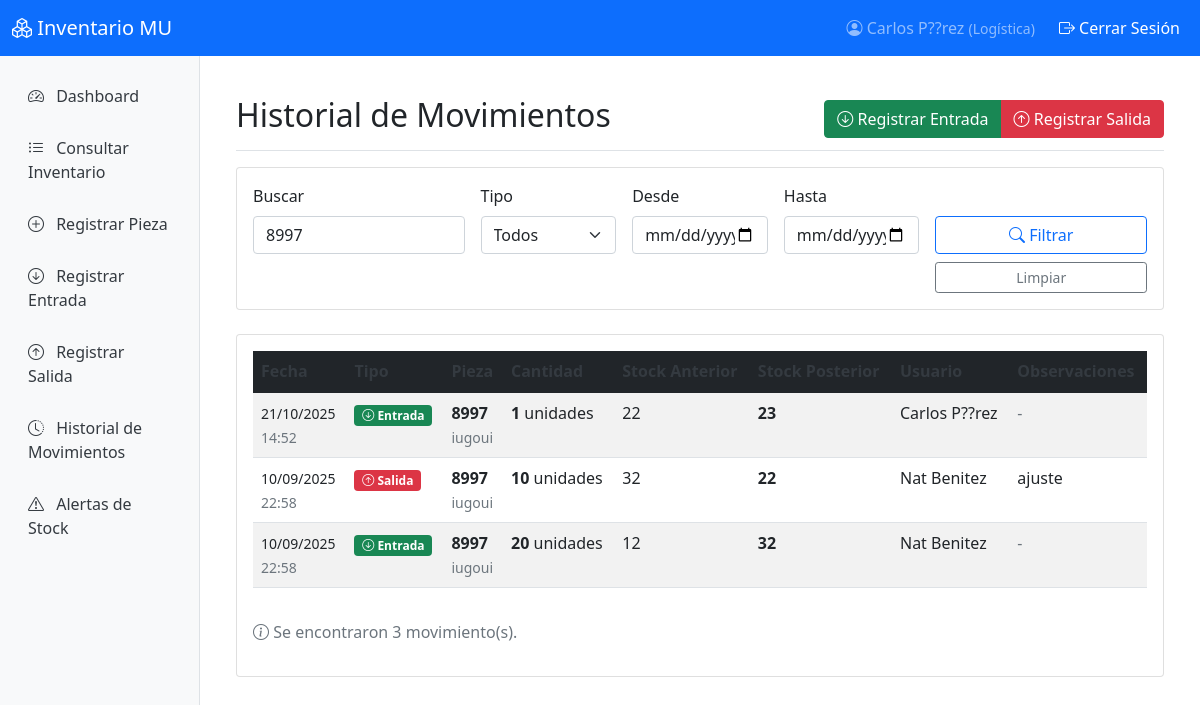
The page /movimientos/historial/?busqueda=8997 (signed in) on the database its author committed.
### usuarios/models.py (models this page shows, shortened)
class Usuario(AbstractUser):
    PERFILES_CHOICES = [
        ('administrador', 'Administrador'),
        ('logistica', 'Logística'),
        ('inventario', 'Inventario'),
        ('auditor', 'Auditor'),
        ('comprador', 'Comprador'),
        ('produccion', 'Jefe de Producción'),
    ]
    perfil = models.CharField(
        max_length=20,
        choices=PERFILES_CHOICES,
        default='inventario',
        verbose_name='Perfil de acceso'
    )
    class Meta:
        verbose_name = 'Usuario'
        verbose_name_plural = 'Usuarios'

### movimientos/models.py (models this page shows, shortened)
class MovimientoStock(models.Model):
    TIPO_MOVIMIENTO_CHOICES = [
        ('entrada', 'Entrada'),
        ('salida', 'Salida'),
    ]
    pieza = models.ForeignKey(
        Pieza,
        on_delete=models.CASCADE,
        verbose_name='Pieza'
    )
    tipo_movimiento = models.CharField(
        max_length=10,
        choices=TIPO_MOVIMIENTO_CHOICES,
        verbose_name='Tipo de movimiento'
    )
    cantidad = models.PositiveIntegerField(verbose_name='Cantidad')
    fecha_movimiento = models.DateTimeField(
        auto_now_add=True,
        verbose_name='Fecha del movimiento'
    )
    usuario = models.ForeignKey(
        User,
        on_delete=models.CASCADE,
        verbose_name='Usuario que registró'
    )
    observaciones = models.TextField(
        blank=True,
        verbose_name='Observaciones'
    )
    stock_anterior = models.PositiveIntegerField(
        verbose_name='Stock anterior'
    )
    stock_posterior = models.PositiveIntegerField(
        verbose_name='Stock posterior'
    )
    class Meta:
        verbose_name = 'Movimiento de Stock'
        verbose_name_plural = 'Movimientos de Stock'
        ordering = ['-fecha_movimiento']

### inventario/models.py (models this page shows, shortened)
class Pieza(models.Model):
    codigo = models.CharField(
        max_length=50,
        unique=True,
        verbose_name='Código de pieza'
    )
    descripcion = models.TextField(verbose_name='Descripción')
    stock_actual = models.PositiveIntegerField(
        default=0,
        verbose_name='Stock actual'
    )
    stock_minimo = models.PositiveIntegerField(
        default=10,
        verbose_name='Stock mínimo'
    )
    ubicacion = models.CharField(
        max_length=100,
        verbose_name='Ubicación en bodega'
    )
    categoria = models.CharField(
        max_length=50,
        blank=True,
        verbose_name='Categoría'
    )
    fecha_creacion = models.DateTimeField(
        auto_now_add=True,
        verbose_name='Fecha de creación'
    )
    fecha_actualizacion = models.DateTimeField(
        auto_now=True,
        verbose_name='Última actualización'
    )
    ultima_modificacion_por = models.ForeignKey(
        User,
        null=True,
        blank=True,
        on_delete=models.SET_NULL,
        verbose_name='Última modificación por'
    )
    fecha_ultima_modificacion = models.DateTimeField(
        null=True,
        blank=True,
        verbose_name='Fecha de última modificación'
    )
    class Meta:
        verbose_name = 'Pieza'
        verbose_name_plural = 'Piezas'
        ordering = ['codigo']

### movimientos/views.py (the view)
# urls.py: path('historial/', views.historial_movimientos, name='historial_movimientos'),
@login_required
def historial_movimientos(request):
    movimientos = MovimientoStock.objects.select_related('pieza', 'usuario').all()
    busqueda = request.GET.get('busqueda', '')
    tipo_movimiento = request.GET.get('tipo_movimiento', '')
    fecha_desde = request.GET.get('fecha_desde', '')
    fecha_hasta = request.GET.get('fecha_hasta', '')
    if busqueda:
        movimientos = movimientos.filter(
            Q(pieza__codigo__icontains=busqueda) |
            Q(pieza__descripcion__icontains=busqueda) |
            Q(observaciones__icontains=busqueda)
        )
    if tipo_movimiento:
        movimientos = movimientos.filter(tipo_movimiento=tipo_movimiento)
    if fecha_desde:
        movimientos = movimientos.filter(fecha_movimiento__date__gte=fecha_desde)
    if fecha_hasta:
        movimientos = movimientos.filter(fecha_movimiento__date__lte=fecha_hasta)
    movimientos = movimientos.order_by('-fecha_movimiento')
    context = {
        'movimientos': movimientos,
        'busqueda': busqueda,
        'tipo_movimiento_filtro': tipo_movimiento,
        'fecha_desde': fecha_desde,
        'fecha_hasta': fecha_hasta,
    }
    return render(request, 'movimientos/historial.html', context)

### templates/movimientos/historial.html (shortened to what this page needs)
{% extends 'base.html' %}
{% block content %}
<div class="d-flex justify-content-between flex-wrap flex-md-nowrap align-items-center pt-3 pb-2 mb-3 border-bottom">
    <h1 class="h2">Historial de Movimientos</h1>
    {% if user.perfil in 'administrador,logistica' %}
        <div class="btn-group">
            <a href="{% url 'registrar_entrada' %}" class="btn btn-success">
                <i class="bi bi-arrow-down-circle"></i> Registrar Entrada
            </a>
            <a href="{% url 'registrar_salida' %}" class="btn btn-danger">
                <i class="bi bi-arrow-up-circle"></i> Registrar Salida
            </a>
        </div>
    {% endif %}
</div>
<div class="card mb-4">
    <div class="card-body">
        <form method="get" class="row g-3">
            <div class="col-md-3">
                <label class="form-label">Buscar</label>
                <input type="text" class="form-control" name="busqueda" value="{{ busqueda }}"
                       placeholder="Código, descripción u observaciones">
            </div>
            <div class="col-md-2">
                <label class="form-label">Tipo</label>
                <select class="form-select" name="tipo_movimiento">
                    <option value="">Todos</option>
                </select>
            </div>
            <div class="col-md-2">
                <label class="form-label">Desde</label>
                <input type="date" class="form-control" name="fecha_desde" value="{{ fecha_desde }}">
            </div>
            <div class="col-md-2">
                <label class="form-label">Hasta</label>
                <input type="date" class="form-control" name="fecha_hasta" value="{{ fecha_hasta }}">
            </div>
            <div class="col-md-3">
                <label class="form-label">&nbsp;</label>
                <div class="d-grid gap-2">
                    <button type="submit" class="btn btn-outline-primary">
                        <i class="bi bi-search"></i> Filtrar
                    </button>
                    <a href="{% url 'historial_movimientos' %}" class="btn btn-outline-secondary btn-sm">Limpiar</a>
                </div>
            </div>
        </form>
    </div>
</div>
<div class="card">
    <div class="card-body">
        {% if movimientos %}
            <div class="table-responsive">
                <table class="table table-striped table-hover">
                    <thead class="table-dark">
                        <tr>
                            <th>Fecha</th>
                            <th>Tipo</th>
                            <th>Pieza</th>
                            <th>Cantidad</th>
                            <th>Stock Anterior</th>
                            <th>Stock Posterior</th>
                            <th>Usuario</th>
                            <th>Observaciones</th>
                        </tr>
                    </thead>
                    <tbody>
                        {% for movimiento in movimientos %}
                            <tr>
                                <td>
                                    <small>{{ movimiento.fecha_movimiento|date:"d/m/Y" }}</small><br>
                                    <small class="text-muted">{{ movimiento.fecha_movimiento|time:"H:i" }}</small>
                                </td>
                                <td>
                                    {% if movimiento.tipo_movimiento == 'entrada' %}
                                        <span class="badge bg-success">
                                            <i class="bi bi-arrow-down-circle"></i> Entrada
                                        </span>
                                    {% else %}
                                        <span class="badge bg-danger">
                                            <i class="bi bi-arrow-up-circle"></i> Salida
                                        </span>
                                    {% endif %}
                                </td>
                                <td>
                                    <strong>{{ movimiento.pieza.codigo }}</strong><br>
                                    <small class="text-muted">{{ movimiento.pieza.descripcion|truncatechars:30 }}</small>
                                </td>
                                <td>
                                    <span class="fw-bold">{{ movimiento.cantidad }}</span> unidades
                                </td>
                                <td>{{ movimiento.stock_anterior }}</td>
                                <td>
                                    <span class="fw-bold">{{ movimiento.stock_posterior }}</span>
                                </td>
                                <td>
                                    {{ movimiento.usuario.get_full_name|default:movimiento.usuario.username }}
                                </td>
                                <td>
                                    {% if movimiento.observaciones %}
                                        {{ movimiento.observaciones|truncatechars:40 }}
                                    {% else %}
                                        <span class="text-muted">-</span>
                                    {% endif %}
                                </td>
                            </tr>
                        {% endfor %}
                    </tbody>
                </table>
            </div>
            <div class="mt-3">
                <p class="text-muted">
                    <i class="bi bi-info-circle"></i>
                    Se encontraron {{ movimientos|length }} movimiento(s).
                </p>
            </div>
        {% endif %}
    </div>
</div>
{% endblock %}

### templates/base.html (shortened to what this page needs)
{% load static %}
<!DOCTYPE html>
<html lang="es">
<head>
    <link href="https://cdn.jsdelivr.net/npm/bootstrap@5.1.3/dist/css/bootstrap.min.css" rel="stylesheet">
    <link href="https://cdn.jsdelivr.net/npm/bootstrap-icons@1.7.2/font/bootstrap-icons.css" rel="stylesheet">
    <link href="{% static 'css/inventario.css' %}" rel="stylesheet">
</head>
<body>
    <nav class="navbar navbar-expand-lg navbar-dark bg-primary">
        <div class="container-fluid">
            <a class="navbar-brand" href="{% url 'dashboard' %}">
                <i class="bi bi-boxes"></i> Inventario MU
            </a>
            <div class="navbar-nav ms-auto">
                {% if user.is_authenticated %}
                    <span class="navbar-text me-3">
                        <i class="bi bi-person-circle"></i>
                        {{ user.get_full_name|default:user.username }}
                        <small>({{ user.get_perfil_display }})</small>
                    </span>
                    <form method="post" action="{% url 'logout' %}" class="d-inline">
                        <button type="submit" class="nav-link btn btn-link text-white border-0">
                            <i class="bi bi-box-arrow-right"></i> Cerrar Sesión
                        </button>
                    </form>
                {% endif %}
            </div>
        </div>
    </nav>
    <div class="container-fluid">
        <div class="row">
            {% if user.is_authenticated %}
            <div class="col-md-3 col-lg-2 sidebar">
                <ul class="nav flex-column">
                    <li class="nav-item">
                        <a class="nav-link" href="{% url 'dashboard' %}">
                            <i class="bi bi-speedometer2"></i> Dashboard
                        </a>
                    </li>
                    <li class="nav-item">
                        <a class="nav-link" href="{% url 'lista_piezas' %}">
                            <i class="bi bi-list-ul"></i> Consultar Inventario
                        </a>
                    </li>
                    {% if user.perfil in 'administrador,inventario,logistica' %}
                    <li class="nav-item">
                        <a class="nav-link" href="{% url 'crear_pieza' %}">
                            <i class="bi bi-plus-circle"></i> Registrar Pieza
                        </a>
                    </li>
                    {% endif %}
                    {% if user.perfil in 'administrador,logistica' %}
                    <li class="nav-item">
                        <a class="nav-link" href="{% url 'registrar_entrada' %}">
                            <i class="bi bi-arrow-down-circle"></i> Registrar Entrada
                        </a>
                    </li>
                    <li class="nav-item">
                        <a class="nav-link" href="{% url 'registrar_salida' %}">
                            <i class="bi bi-arrow-up-circle"></i> Registrar Salida
                        </a>
                    </li>
                    {% endif %}
                    <li class="nav-item">
                        <a class="nav-link" href="{% url 'historial_movimientos' %}">
                            <i class="bi bi-clock-history"></i> Historial de Movimientos
                        </a>
                    </li>
                    <li class="nav-item">
                        <a class="nav-link" href="{% url 'alertas_stock' %}">
                            <i class="bi bi-exclamation-triangle"></i> Alertas de Stock
                        </a>
                    </li>
                </ul>
            </div>
            <div class="col-md-9 col-lg-10 main-content">
                {% endif %}
                <div class="container-fluid py-4">
                    {% block content %}{% endblock %}
                </div>
                {% if user.is_authenticated %}
            </div>
        </div>
    </div>
    {% endif %}
</body>
</html>

### static/css/inventario.css (style rules this page uses)
:root { --color-primary: #0d6efd; --color-success: #28a745; --color-warning: #ffc107; --color-danger: #dc3545; --color-info: #17a2b8; --color-light: #f8f9fa; --color-dark: #343a40; --stock-normal: #28a745; --stock-critico: #ffc107; --stock-agotado: #dc3545; --sidebar-bg: #f8f9fa; --sidebar-border: #dee2e6; }
.sidebar { min-height: 100vh; background-color: var(--sidebar-bg); border-right: 1px solid var(--sidebar-border); padding-top: 1rem; box-shadow: 2px 0 4px rgba(0,0,0,0.1); }
.main-content { min-height: 100vh; background-color: #fff; }
.sidebar .nav-link { color: var(--color-dark); padding: 0.75rem 1rem; margin-bottom: 0.25rem; border-radius: 0.375rem; transition: all 0.2s ease; }
.sidebar .nav-link i { margin-right: 0.5rem; width: 16px; }
.table th { border-top: none; font-weight: 600; color: var(--color-dark); }
.btn-group .btn { transition: all 0.2s ease; }

### rows shown on the page
Usuario: get_full_name "Carlos P??rez", perfil "Logística"
MovimientoStock: fecha_movimiento "21/10/2025", fecha_movimiento "14:52", tipo_movimiento "entrada" (drawn), pieza.codigo "8997", pieza.descripcion "iugoui", cantidad "1", stock_anterior "22", stock_posterior "23", usuario.get_full_name "Carlos P??rez"
MovimientoStock: fecha_movimiento "10/09/2025", fecha_movimiento "22:58", tipo_movimiento "salida" (drawn), pieza.codigo "8997", pieza.descripcion "iugoui", cantidad "10", stock_anterior "32", stock_posterior "22", usuario.get_full_name "Nat Benitez", observaciones "ajuste"
MovimientoStock: fecha_movimiento "10/09/2025", fecha_movimiento "22:58", tipo_movimiento "entrada" (drawn), pieza.codigo "8997", pieza.descripcion "iugoui", cantidad "20", stock_anterior "12", stock_posterior "32", usuario.get_full_name "Nat Benitez"

### other values the page prints
{{ movimientos|length }} "3"
